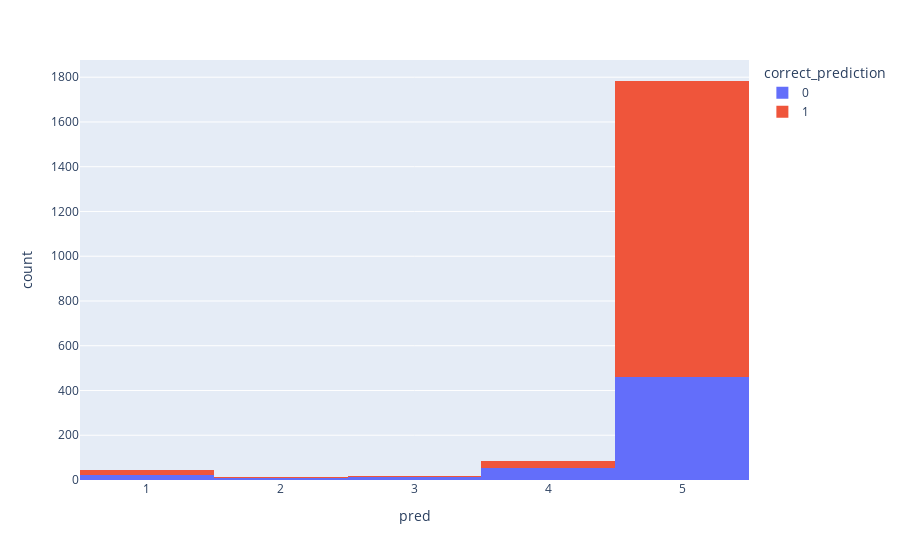

Notebook source saved alongside this figure:
### Code cell
px.histogram(test_data, x="pred", 
             color="correct_prediction", 
             barmode="stack", 
            )

### Figure 1 — Plotly figure (JSON) as saved in the notebook; plotly's stock layout.template omitted (floating-point values rounded to 4 significant figures; data arrays with more than 128 entries replaced by an {"elided": "..."} marker saying what was removed)
{"data": [{"alignmentgroup": "True", "bingroup": "x", "hovertemplate": "correct_prediction=0<br>pred=%{x}<br>count=%{y}<extra></extra>", "legendgroup": "0", "marker": {"color": "#636efa", "pattern": {"shape": ""}}, "name": "0", "offsetgroup": "0", "orientation": "v", "showlegend": true, "type": "histogram", "x": {"elided": "559 int values"}, "xaxis": "x", "yaxis": "y"}, {"alignmentgroup": "True", "bingroup": "x", "hovertemplate": "correct_prediction=1<br>pred=%{x}<br>count=%{y}<extra></extra>", "legendgroup": "1", "marker": {"color": "#EF553B", "pattern": {"shape": ""}}, "name": "1", "offsetgroup": "1", "orientation": "v", "showlegend": true, "type": "histogram", "x": {"elided": "1383 int values"}, "xaxis": "x", "yaxis": "y"}], "layout": {"barmode": "stack", "legend": {"title": {"text": "correct_prediction"}, "tracegroupgap": 0}, "margin": {"t": 60}, "xaxis": {"anchor": "y", "domain": [0, 1], "title": {"text": "pred"}}, "yaxis": {"anchor": "x", "domain": [0, 1], "title": {"text": "count"}}}}
